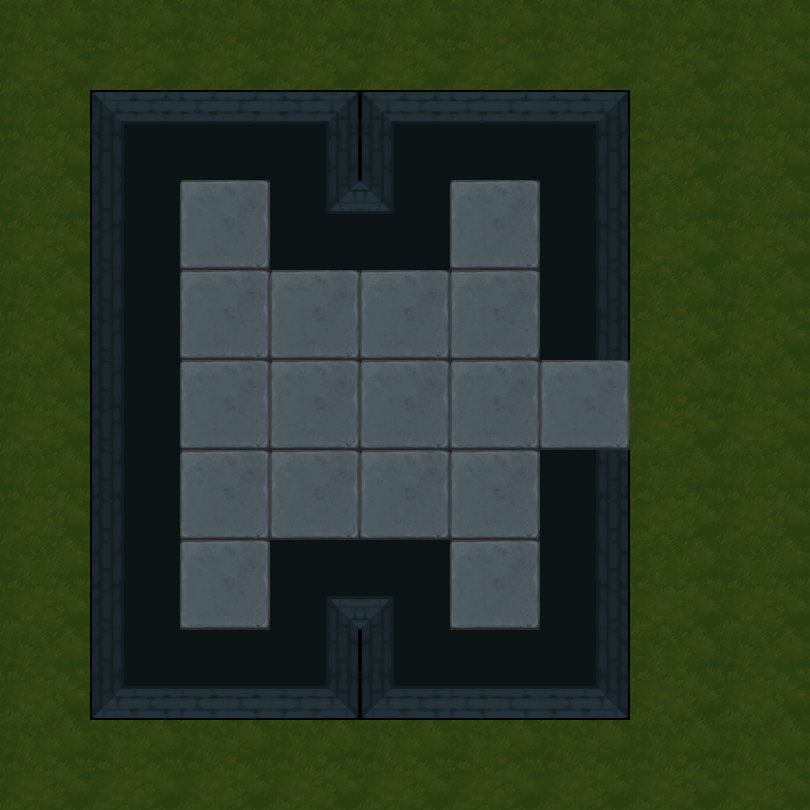

This game map was drawn from its Tiled (.tmx) file and the tilesets committed beside it. A one-line description and the trimmed map source follow:
An orthogonal 9x9 tile map with 90x90 px tiles, 2 tile layers (地形, 障碍) and 18 objects (14x map, 2x spring, bed, door).

<map version="1.5" tiledversion="1.7.2" orientation="orthogonal" renderorder="right-down" width="9" height="9" tilewidth="90" tileheight="90" infinite="0" nextlayerid="4" nextobjectid="26">
 <tileset firstgid="1" name="1" tilewidth="90" tileheight="90" tilecount="100" columns="10">
  <image source="3.png" trans="ff00ff" width="900" height="900" />
 </tileset>
 <layer id="1" name="地形" width="9" height="9">
  <data>[81 cells, 81 non-empty, 2 distinct tile ids]</data>
 </layer>
 <layer id="2" name="障碍" width="9" height="9">
  <data>[81 cells, 25 non-empty, 12 distinct tile ids]</data>
 </layer>
 <objectgroup id="3" name="对象">
  <object id="1" name="bed" x="180" y="450" width="90" height="90" />
  <object id="4" name="map" x="180" y="180" width="90" height="90" />
  <object id="5" name="map" x="180" y="270" width="90" height="90">
   <properties>
    <property name="index" value="" />
   </properties>
  </object>
  <object id="7" name="map" x="450" y="180" width="90" height="90" />
  <object id="9" name="map" x="180" y="540" width="90" height="90" />
  <object id="11" name="map" x="450" y="540" width="90" height="90" />
  <object id="12" name="map" x="270" y="450" width="90" height="90" />
  <object id="13" name="map" x="360" y="450" width="90" height="90" />
  <object id="14" name="map" x="360" y="360" width="90" height="90" />
  <object id="15" name="map" x="270" y="270" width="90" height="90" />
  <object id="16" name="map" x="270" y="360" width="90" height="90" />
  <object id="17" name="map" x="360" y="270" width="90" height="90" />
  <object id="18" name="map" x="450" y="360" width="90" height="90">
   <properties>
    <property name="weapon" type="int" value="1" />
   </properties>
  </object>
  <object id="19" name="map" x="450" y="270" width="90" height="90">
   <properties>
    <property name="weapon" type="int" value="2" />
   </properties>
  </object>
  <object id="20" name="map" x="450" y="450" width="90" height="90">
   <properties>
    <property name="weapon" type="int" value="3" />
   </properties>
  </object>
  <object id="23" name="spring" x="180" y="360" width="90" height="90">
   <properties>
    <property name="direction" value="4" />
   </properties>
  </object>
  <object id="24" name="door" x="540" y="360" width="90" height="90">
   <properties>
    <property name="LorR" type="int" value="1" />
    <property name="motion" type="int" value="3" />
    <property name="rotate" type="int" value="90" />
   </properties>
  </object>
  <object id="25" name="spring" x="0" y="360" width="90" height="90">
   <properties>
    <property name="direction" value="3" />
   </properties>
  </object>
 </objectgroup>
</map>
